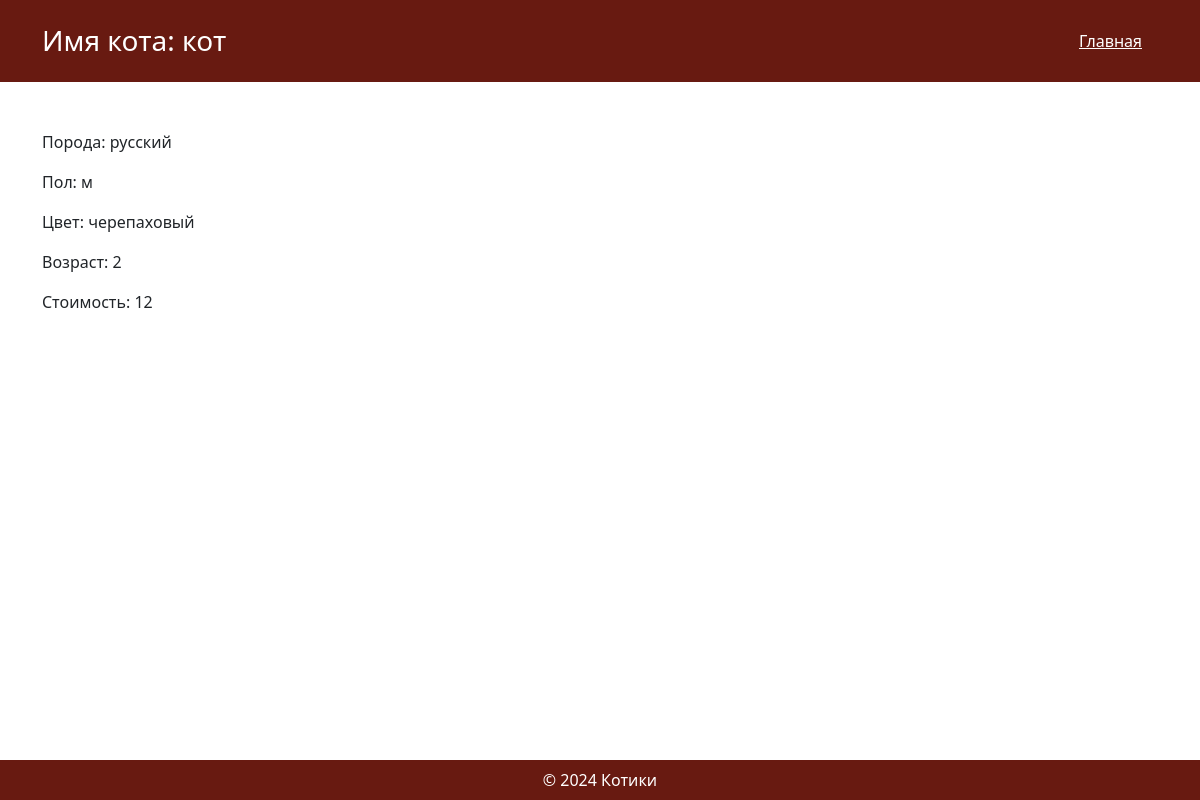
The page /5 on the database its author committed.
### CatModels.py (models this page shows)
class Cats(db.Model):
    __tablename__ = 'cats'
    id = db.Column(db.Integer, primary_key=True, autoincrement=True)
    name = db.Column(db.String(80), nullable=False)
    breed = db.Column(db.String(80), nullable=False)
    gender = db.Column(db.String(80), nullable=False)
    color = db.Column(db.String(80), nullable=False)
    age = db.Column(db.Integer, nullable=False)
    cats_position = db.relationship('CatsPosition', backref='cats', cascade='all, delete-orphan', lazy='dynamic')

class CatsPosition(db.Model):
    __tablename__ = 'catsPosition'
    id = db.Column(db.Integer, primary_key=True, autoincrement=True)
    date = db.Column(db.Date, nullable=False)
    cost = db.Column(db.Integer, nullable=False)
    cats_id = db.Column(db.Integer, db.ForeignKey('cats.id'), nullable=False)

### main.py (the view)
@app.route('/<int:id_cat>')
def cat_view(id_cat):
    cat = get_one_cat(id_cat)
    cat_pos = get_one_cat_position(id_cat)
    if cat == 404 or cat_pos == 404:
        abort(404)
    try:
        add_log('view cat', datetime.today(), get_user_role())
        if get_user_role() == 'user':
            return render_template('catPage.html', cat=cat, cat_pos=cat_pos, user=True)
        elif get_user_role() == 'admin':
            return render_template('catPage.html', cat=cat, cat_pos=cat_pos, admin=True)
    except AttributeError:
        add_log('view cat', datetime.today(), 'guest')
        return render_template('catPage.html', cat=cat, cat_pos=cat_pos)

### CatModels.py (called while the page is built)
def get_one_cat(id):
    try:
        cat = Cats.query.filter_by(id=id).all()[0]
    except IndexError:
        cat = 404
    return cat

def get_one_cat_position(id):
    try:
        cat = CatsPosition.query.filter_by(cats_id=id).all()[0]
    except IndexError:
        cat = 404
    return cat

### Log.py (called while the page is built)
def add_log(type_operation, date, type_user):
    db.session.add(LogsModel(type_operation=type_operation, date=date,type_user=type_user))
    db.session.commit()

### main.py (called while the page is built)
def get_user_role():
    return current_user._get_current_object().role

### templates/catPage.html (shortened to what this page needs)
<!DOCTYPE html>
<html lang="ru">
<head>
    <link rel="stylesheet" href="/static/css/style.css">
    <link href="https://cdn.jsdelivr.net/npm/bootstrap@5.1.3/dist/css/bootstrap.min.css" rel="stylesheet">
    <link href="https://cdnjs.cloudflare.com/ajax/libs/font-awesome/6.0.0-beta3/css/all.min.css" rel="stylesheet">
</head>
<body>
<header class="text-white p-4">
    <div class="container">
        <div class="d-flex justify-content-between align-items-center flex-column flex-lg-row">
            <h1 class="h3 mb-3 mb-lg-0">Имя кота: {{ cat.name }}</h1>
            <nav class="d-flex flex-column flex-lg-row align-items-center">
            <a href="/" class="text-white mb-2 mb-lg-0 me-0 me-lg-3">Главная</a>
            </nav>
        </div>
    </div>
</header>
<main class="py-5">
    <div class="container">
        <p>Порода: {{ cat.breed }}</p>
        <p>Пол: {{ cat.gender }}</p>
        <p>Цвет: {{ cat.color }}</p>
        <p>Возраст: {{ cat.age }}</p>
        <p>Стоимость: {{ cat_pos.cost }}</p>
    </div>
</main>
<footer class="text-white p-2 text-center">
    &copy; 2024 Котики
</footer>
</body>
</html>

### static/css/style.css (style rules this page uses)
body { margin: 0; font-family: Arial, sans-serif; height: 100%; display: flex; flex-direction: column; min-height: 100vh; }
main { flex: 1; }
header, footer { background-color: #681a11; color: white; }
footer { margin-top: auto; }

### rows shown on the page
Cats: name "кот", breed "русский", gender "м", color "черепаховый", age "2"
CatsPosition: cost "12"
